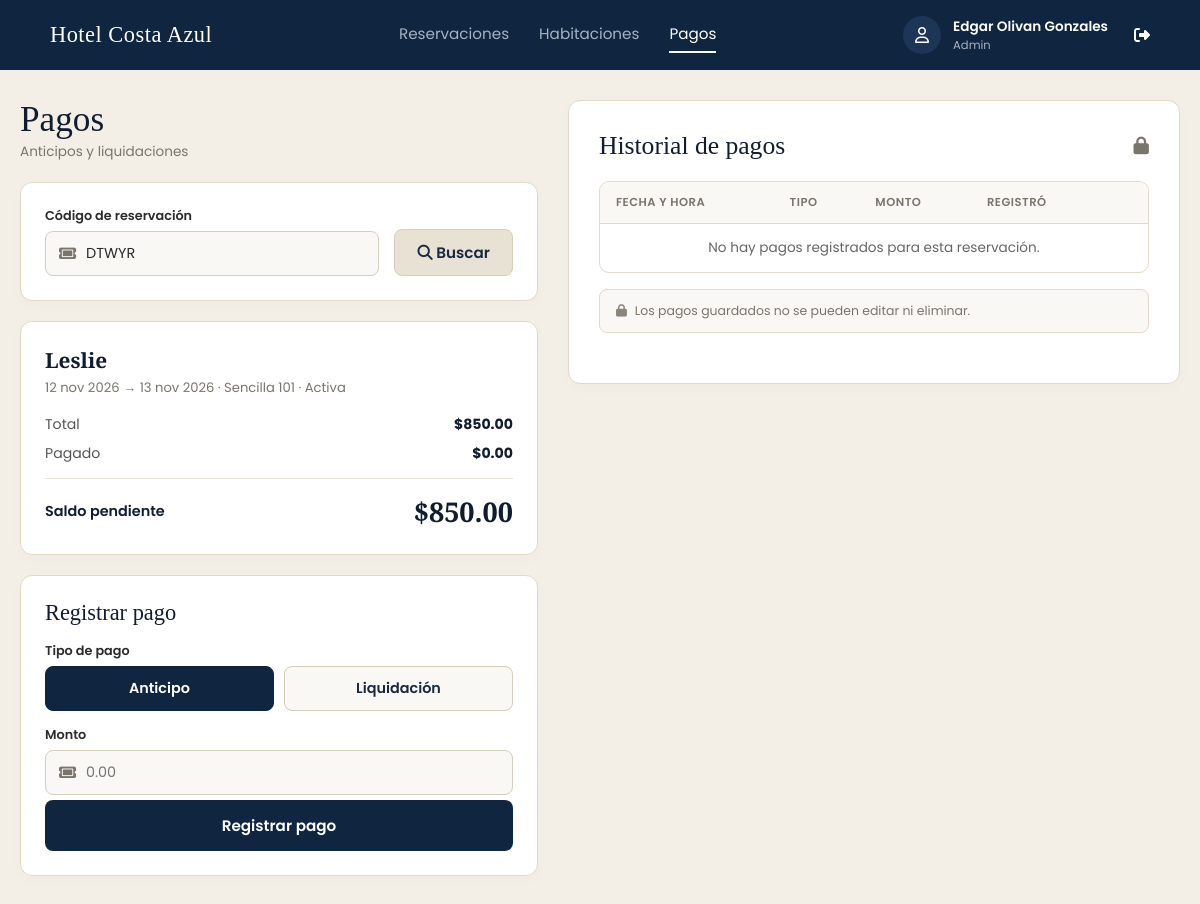
Page /Hotel_Recep/Pagos/pagos.php?codigo=DTWYR (signed in) on the earlier database version.
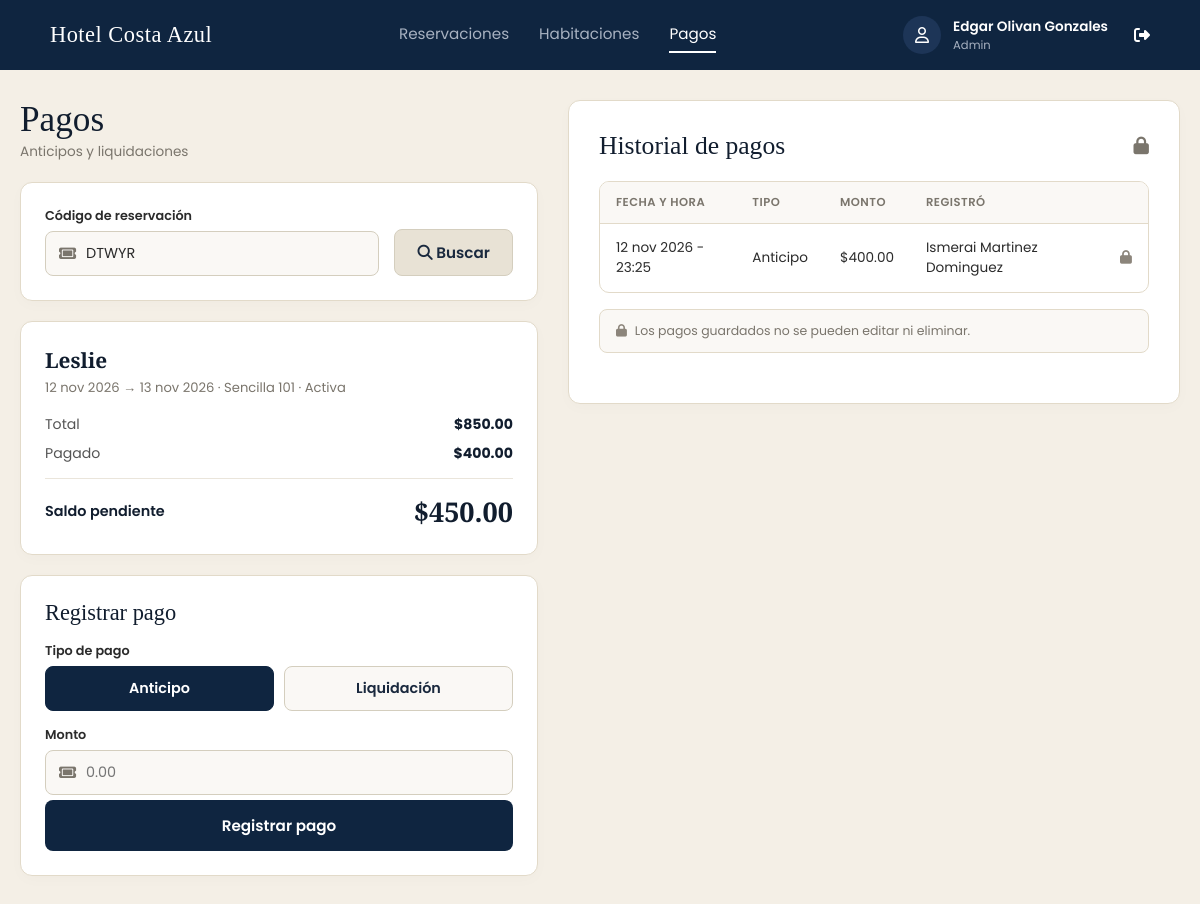
Same page on the later database version.
### tables this page shows
CREATE TABLE `reservacion` (
  `id_reservacion` int(11) NOT NULL,
  `numero_confirmacion` varchar(5) NOT NULL,
  `fecha_entrada` date NOT NULL,
  `fecha_salida` date NOT NULL,
  `estado` varchar(20) NOT NULL DEFAULT 'Activa',
  `notas` text DEFAULT NULL,
  `fecha_registro` datetime NOT NULL DEFAULT current_timestamp(),
  `canal` varchar(20) NOT NULL,
  `id_huesped` int(11) NOT NULL,
  `id_recepcionista` int(11) DEFAULT NULL,
  `numero_habitacion` varchar(5) NOT NULL,
  `id_tarifa` int(11) NOT NULL,
  `id_politica` int(11) NOT NULL,
  `modificado_por` int(11) DEFAULT NULL,
  `fecha_modificacion` datetime DEFAULT NULL
);

CREATE TABLE `tarifa` (
  `id_tarifa` int(11) NOT NULL,
  `tipo_habitacion` varchar(30) NOT NULL,
  `precio_noche` decimal(10,2) NOT NULL,
  `vigente` tinyint(1) NOT NULL DEFAULT 1,
  `fecha_inicio` date NOT NULL,
  `fecha_fin` date DEFAULT NULL
);

CREATE TABLE `usuario` (
  `id_usuario` int(11) NOT NULL,
  `nombre` varchar(100) NOT NULL,
  `contacto` varchar(10) NOT NULL,
  `correo` varchar(80) NOT NULL,
  `password` varchar(255) NOT NULL,
  `rol` varchar(20) NOT NULL DEFAULT 'Huesped'
);

CREATE TABLE `habitacion` (
  `numero_habitacion` varchar(5) NOT NULL,
  `tipo_habitacion` varchar(30) NOT NULL,
  `estado_limpieza` varchar(20) NOT NULL,
  `disponible` tinyint(1) NOT NULL DEFAULT 1
);

CREATE TABLE `pago` (
  `id_pago` int(11) NOT NULL,
  `monto` decimal(10,2) NOT NULL,
  `fecha_hora` datetime NOT NULL DEFAULT current_timestamp(),
  `tipo_pago` varchar(20) NOT NULL,
  `canal_pago` varchar(20) NOT NULL,
  `id_reservacion` int(11) NOT NULL,
  `id_recepcionista` int(11) DEFAULT NULL
);

### Hotel_Recep/Pagos/pagos.php (the view, shortened to what the changed rows need)
<?php
require_once '../../config/conexion.php';
function fecha(string $f): string {
    $meses = ['ene','feb','mar','abr','may','jun','jul','ago','sep','oct','nov','dic'];
    $t = strtotime($f);
    return date('d', $t) . ' ' . $meses[date('n', $t) - 1] . ' ' . date('Y', $t);
}
$estados_pagables = ['Activa', 'En curso'];
function cargarReservacion(PDO $c, string $codigo): ?array {
    $st = $c->prepare("
        SELECT r.id_reservacion, r.numero_confirmacion, r.fecha_entrada, r.fecha_salida, r.estado,
               r.numero_habitacion, u.nombre AS nombre_huesped, h.tipo_habitacion, t.precio_noche
        FROM reservacion r
        JOIN usuario u    ON u.id_usuario = r.id_huesped
        JOIN habitacion h ON h.numero_habitacion = r.numero_habitacion
        JOIN tarifa t     ON t.id_tarifa = r.id_tarifa
        WHERE r.numero_confirmacion = ?
    ");
    $st->execute([$codigo]);
    return $st->fetch(PDO::FETCH_ASSOC) ?: null;
}
function totalReservacion(array $r): float {
    $noches = max(1, (int) (new DateTime($r['fecha_entrada']))->diff(new DateTime($r['fecha_salida']))->days);
    return round($noches * (float) $r['precio_noche'], 2);
}
function totalPagado(PDO $c, int $id_reservacion): float {
    $st = $c->prepare("SELECT COALESCE(SUM(monto), 0) FROM pago WHERE id_reservacion = ?");
    $st->execute([$id_reservacion]);
    return round((float) $st->fetchColumn(), 2);
}
$codigo_buscado = strtoupper(trim($_GET['codigo'] ?? ''));
$reservacion = null;
$historial_pagos = [];
$costo_total = $total_pagado = $saldo_pendiente = 0.0;
if ($codigo_buscado !== '') {
    try {
        $reservacion = cargarReservacion($conexion, $codigo_buscado);
        if ($reservacion) {
            $costo_total     = totalReservacion($reservacion);
            $total_pagado    = totalPagado($conexion, (int) $reservacion['id_reservacion']);
            $saldo_pendiente = max(0, round($costo_total - $total_pagado, 2));
            $st = $conexion->prepare("
                SELECT p.fecha_hora, p.tipo_pago, p.monto, COALESCE(u.nombre, 'En línea') AS registrado_por
                FROM pago p
                LEFT JOIN usuario u ON u.id_usuario = p.id_recepcionista
                WHERE p.id_reservacion = ?
                ORDER BY p.fecha_hora DESC, p.id_pago DESC
            ");
            $st->execute([$reservacion['id_reservacion']]);
            $historial_pagos = $st->fetchAll(PDO::FETCH_ASSOC);
        }
    } catch (PDOException $e) {
        error_log('Recepción - consultar pagos: ' . $e->getMessage());
        $reservacion = null;
        $mensaje_error = "Error al consultar la reservación.";
    }
}
$puede_pagar = $reservacion && in_array($reservacion['estado'], $estados_pagables, true) && $saldo_pendiente > 0;
?>
<!DOCTYPE html>
<html lang="es">
<head>
  <link rel="stylesheet" href="https://cdnjs.cloudflare.com/ajax/libs/font-awesome/6.4.0/css/all.min.css">
  <link rel="stylesheet" href="pagos.css">
</head>
<body>
  <main class="main-container">
    <section class="left-column">
      <div class="header-title-area">
        <h1>Pagos</h1>
      </div>
      <?php if ($reservacion): ?>
        <div class="guest-financial-card">
          <div class="guest-name-title"><?php echo htmlspecialchars($reservacion['nombre_huesped'], ENT_QUOTES, 'UTF-8'); ?></div>
          <div class="guest-stay-info">
             <?php echo fecha($reservacion['fecha_entrada']); ?> → <?php echo fecha($reservacion['fecha_salida']); ?> · <?php echo htmlspecialchars($reservacion['tipo_habitacion'] . ' ' . $reservacion['numero_habitacion'], ENT_QUOTES, 'UTF-8'); ?> · <?php echo htmlspecialchars($reservacion['estado'], ENT_QUOTES, 'UTF-8'); ?>
          </div>
          <div class="financial-rows">
            <div class="fin-row">
              <span>Total</span>
              <b>$<?php echo number_format($costo_total, 2); ?></b>
            </div>
            <div class="fin-row">
              <span>Pagado</span>
              <b>$<?php echo number_format($total_pagado, 2); ?></b>
            </div>
          </div>
          <div class="balance-pending-row">
            <span class="balance-title">Saldo pendiente</span>
            <span class="balance-val" id="pendingBalanceDisplay">$<?php echo number_format($saldo_pendiente, 2); ?></span>
          </div>
        </div>
        <?php if ($puede_pagar): ?>
        <div class="register-payment-box">
          <h2>Registrar pago</h2>
          <form method="POST" action="" id="registerPaymentForm">
            <div class="input-group">
              <label>Tipo de pago</label>
              <div class="payment-type-options">
                <button type="button" class="type-btn active" data-tipo="Anticipo">Anticipo</button>
                <button type="button" class="type-btn" data-tipo="Liquidación">Liquidación</button>
              </div>
            </div>
            <div class="input-group">
              <label>Monto</label>
              <div class="input-field">
                <i class="fa-solid fa-ticket"></i>
                <input type="text" pattern="^\d+(\.\d{1,2})?$" title="Ingresa un número válido (ej. 1200 o 1200.50)" name="monto" id="paymentAmountInput" data-saldo="<?php echo $saldo_pendiente; ?>" placeholder="0.00" required>
              </div>
            </div>
            <button type="submit" class="btn-register-pay">Registrar pago</button>
          </form>
        </div>
        <?php elseif (!in_array($reservacion['estado'], $estados_pagables, true)): ?>
          <p style="text-align: center; color: #666; padding: 20px;">Esta reservación está <?php echo htmlspecialchars(strtolower($reservacion['estado']), ENT_QUOTES, 'UTF-8'); ?>; no admite pagos.</p>
        <?php else: ?>
          <p style="text-align: center; color: #3c763d; padding: 20px; font-weight: 600;">Reservación liquidada: no hay saldo pendiente.</p>
        <?php endif; ?>
      <?php elseif ($codigo_buscado !== ''): ?>
        <p style="text-align: center; color: #666; padding: 20px;">No se encontró ninguna reservación con el código ingresado.</p>
      <?php else: ?>
        <p style="text-align: center; color: #666; padding: 20px;">Ingresa el código de la reservación para ver su saldo y registrar pagos.</p>
      <?php endif; ?>
    </section>
    <aside class="right-column">
      <div class="history-card-box">
        <div class="history-header">
          <h2>Historial de pagos</h2>
        </div>
        <div class="history-table-wrapper">
          <table>
            <thead>
              <tr>
                <th>FECHA Y HORA</th>
                <th>TIPO</th>
                <th>MONTO</th>
                <th>REGISTRÓ</th>
                <th></th>
              </tr>
            </thead>
            <tbody>
              <?php if (count($historial_pagos) > 0): ?>
                <?php foreach ($historial_pagos as $pago): ?>
                  <tr>
                    <td><?php echo fecha($pago['fecha_hora']) . date(' - H:i', strtotime($pago['fecha_hora'])); ?></td>
                    <td><?php echo htmlspecialchars($pago['tipo_pago'], ENT_QUOTES, 'UTF-8'); ?></td>
                    <td>$<?php echo number_format((float) $pago['monto'], 2); ?></td>
                    <td><?php echo htmlspecialchars($pago['registrado_por'], ENT_QUOTES, 'UTF-8'); ?></td>
                    <td><i class="fa-solid fa-lock" title="Pago bloqueado (seguridad)"></i></td>
                  </tr>
                <?php endforeach; ?>
              <?php else: ?>
                <tr>
                  <td colspan="5" style="text-align: center; color: #666;">No hay pagos registrados para esta reservación.</td>
                </tr>
              <?php endif; ?>
            </tbody>
          </table>
        </div>
      </div>
    </aside>
  </main>
</body>
</html>

Differences in the rows shown:
shown differently, row unchanged: reservacion "Activa": id_tarifa.precio_noche "850.00" → (not shown)
added pago: fecha_hora "12 nov 2026", fecha_hora "- 23:25", tipo_pago "Anticipo", monto "400.00", registrado_por "Ismerai Martinez Dominguez"
Other differences:
$total_pagado: "0.00" → "400.00"
$saldo_pendiente: (not shown) → "450.00"
text no longer shown: "No hay pagos registrados para esta reservación."
